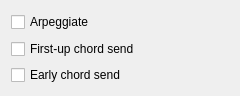
<?xml version="1.0" encoding="UTF-8"?>
<ui version="4.0">
 <class>KeyboardWidget</class>
 <widget class="QWidget" name="KeyboardWidget">
  <property name="geometry">
   <rect>
    <x>0</x>
    <y>0</y>
    <width>240</width>
    <height>96</height>
   </rect>
  </property>
  <property name="windowTitle">
   <string notr="true"/>
  </property>
  <layout class="QGridLayout">
   <item row="1" column="0">
    <widget class="QCheckBox" name="first_up_chord_send">
     <property name="toolTip">
      <string>When the first key in a chord is released, the chord is sent.
If the key is pressed and released again, another chord is sent.</string>
     </property>
     <property name="text">
      <string>First-up chord send</string>
     </property>
    </widget>
   </item>
   <item row="2" column="0">
    <widget class="QCheckBox" name="early_stroke_send">
     <property name="toolTip">
      <string>Send a chord after the keys have been held for a short quiet period. If more keys are pressed, correct the provisional output and send the expanded chord.</string>
     </property>
     <property name="text">
      <string>Early chord send</string>
     </property>
    </widget>
   </item>
   <item row="0" column="0">
    <widget class="QCheckBox" name="arpeggiate">
     <property name="sizePolicy">
      <sizepolicy hsizetype="Minimum" vsizetype="Minimum">
       <horstretch>0</horstretch>
       <verstretch>0</verstretch>
      </sizepolicy>
     </property>
     <property name="text">
      <string>Arpeggiate</string>
     </property>
    </widget>
   </item>
  </layout>
 </widget>
 <resources/>
 <connections>
  <connection>
   <sender>arpeggiate</sender>
   <signal>clicked(bool)</signal>
   <receiver>KeyboardWidget</receiver>
   <slot>update_arpeggiate(bool)</slot>
   <hints>
    <hint type="sourcelabel">
     <x>56</x>
     <y>17</y>
    </hint>
    <hint type="destinationlabel">
     <x>56</x>
     <y>17</y>
    </hint>
   </hints>
  </connection>
  <connection>
   <sender>first_up_chord_send</sender>
   <signal>clicked(bool)</signal>
   <receiver>KeyboardWidget</receiver>
   <slot>update_first_up_chord_send(bool)</slot>
   <hints>
    <hint type="sourcelabel">
     <x>79</x>
     <y>46</y>
    </hint>
    <hint type="destinationlabel">
     <x>79</x>
     <y>32</y>
    </hint>
   </hints>
  </connection>
  <connection>
   <sender>early_stroke_send</sender>
   <signal>clicked(bool)</signal>
   <receiver>KeyboardWidget</receiver>
   <slot>update_early_stroke_send(bool)</slot>
   <hints>
    <hint type="sourcelabel">
     <x>79</x>
     <y>76</y>
    </hint>
    <hint type="destinationlabel">
     <x>79</x>
     <y>76</y>
    </hint>
   </hints>
  </connection>
 </connections>
 <slots>
  <slot>update_arpeggiate(bool)</slot>
  <slot>update_first_up_chord_send(bool)</slot>
  <slot>update_early_stroke_send(bool)</slot>
 </slots>
</ui>
